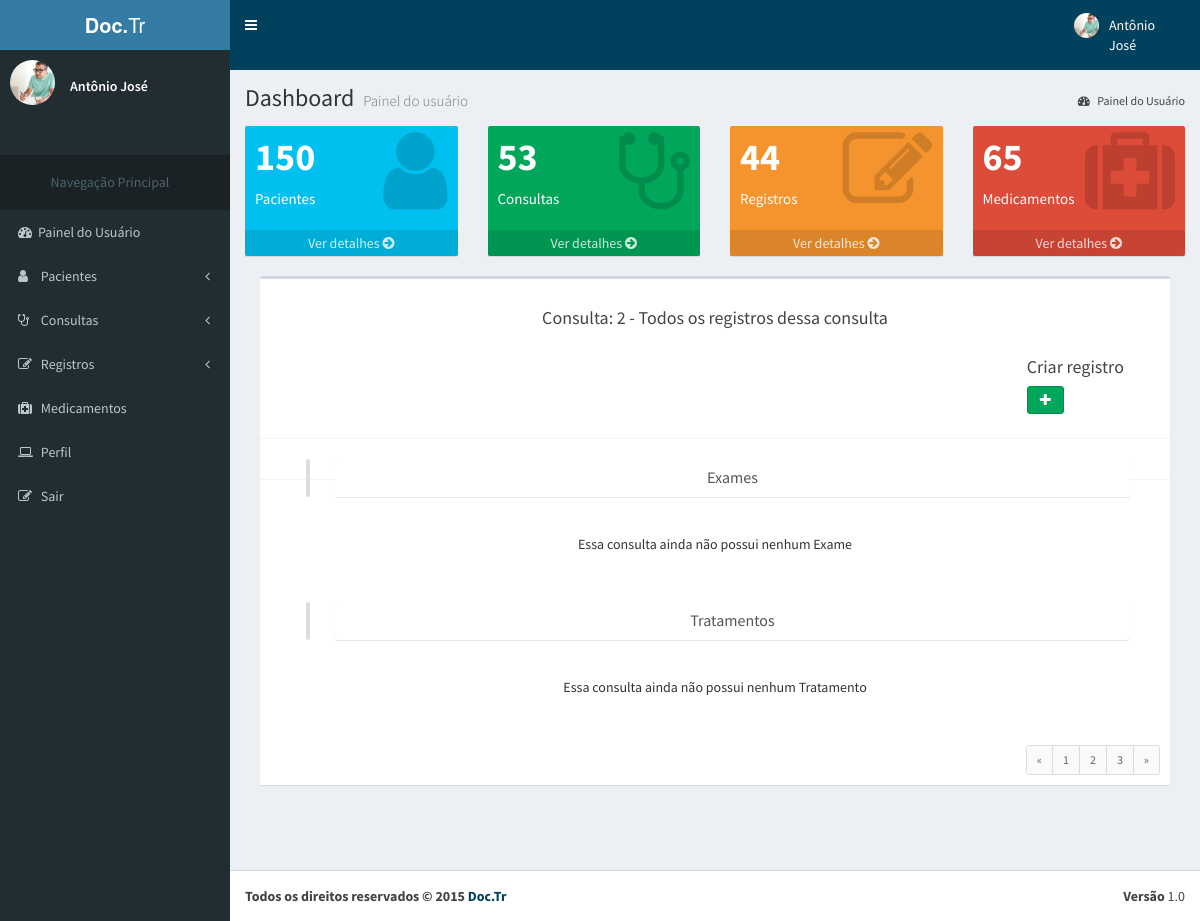
/consultas/2/consulta_detalhe (signed in), run on an earlier commit of the app's database.
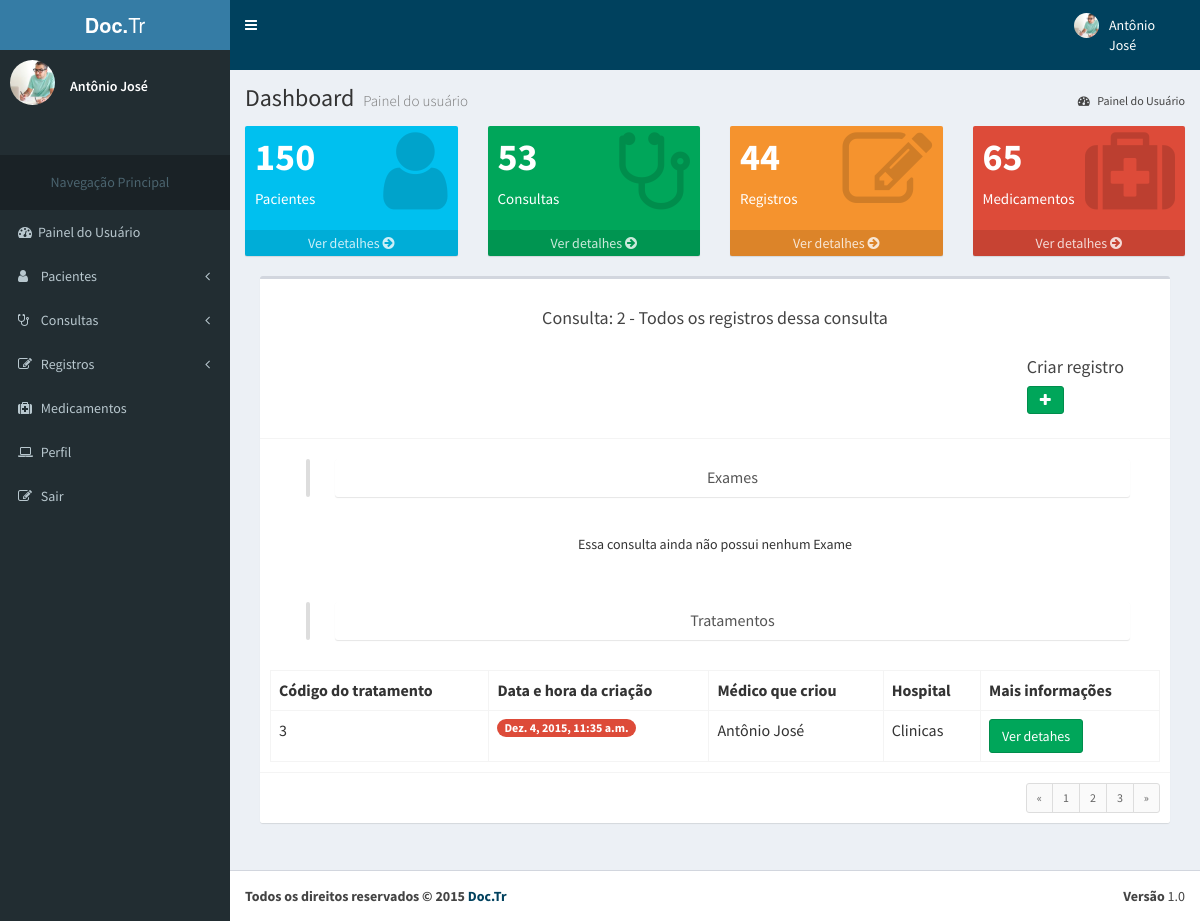
And on a later commit of the database.
### register/models.py (models this page shows, shortened)
class Register(models.Model):
    register_code = models.IntegerField('ID',primary_key=True, null=False, blank=False)
    about = models.TextField('Mais informações', blank = True)
    created_at = models.DateTimeField('Criado em', auto_now_add=True)
    updated_at = models.DateTimeField('Atualizado em', auto_now=True)
    slug = models.SlugField('Atalho', max_length = 150, editable=True)
    consult = models.ForeignKey("consult.Doctor_consult", verbose_name='Consulta',
        related_name='register_Consult'
    )
    class Meta:
        verbose_name = 'Registro'
        verbose_name_plural = 'Registros'
        ordering = ['register_code']

class Treatment(Register):
    medicine = models.ManyToManyField(Medicine, verbose_name='Medicamento',
        related_name='medicine_Treatment', blank=True
    )
    def __str__(self):
        return "Tratamento -> " + self.about or "Tratamento -> padrão"
    class Meta:
        verbose_name = 'Tratamento'
        verbose_name_plural = 'Tratamentos'

class Register(models.Model):
    register_code = models.IntegerField('ID',primary_key=True, null=False, blank=False)
    about = models.TextField('Mais informações', blank = True)
    created_at = models.DateTimeField('Criado em', auto_now_add=True)
    updated_at = models.DateTimeField('Atualizado em', auto_now=True)
    slug = models.SlugField('Atalho', max_length = 150, editable=True)
    consult = models.ForeignKey("consult.Doctor_consult", verbose_name='Consulta',
        related_name='register_Consult'
    )
    class Meta:
        verbose_name = 'Registro'
        verbose_name_plural = 'Registros'
        ordering = ['register_code']

### consult/models.py (models this page shows, shortened)
class Doctor_consult(models.Model):
    STATUS_CHOICES = (
        (0, 'Realizada'),
        (1, 'Pendente'),
        (2, 'Cancelada'),
        (3, 'Arquivada'),
    )
    doctor = models.ForeignKey('accounts.Doctor', verbose_name='Médico',
        related_name='doctor_consult_Doctor', on_delete=models.CASCADE
    )
    consult = models.ForeignKey(
        Consult, verbose_name='Consulta', related_name='doctor_consult_Consult', on_delete=models.CASCADE
    )
    patient = models.ForeignKey(
        Patient, verbose_name='Paciente',
        related_name='doctor_consult_Patient',blank = True, null=True, on_delete=models.CASCADE
    )
    status = models.IntegerField(
        'Situação', choices=STATUS_CHOICES, default=1, blank=True
    )
    created_at = models.DateTimeField('Criado em', auto_now_add=True)
    updated_at = models.DateTimeField('Atualizado em', auto_now=True)
    class Meta:
        verbose_name = 'Médico_Consulta'
        verbose_name_plural = 'Médicos_Consultas'
        unique_together = (('doctor', 'consult'),)

class Consult(models.Model):
    consult_code = models.CharField('Código da Consulta', max_length=100, null=False, unique=True, primary_key=True)
    consult_type = models.CharField('Tipo de Consulta', max_length = 100)
    hospital = models.CharField('Hospital', max_length= 50)
    slug = models.SlugField('Atalho', max_length = 150, editable=True)
    about = models.TextField('Mais informações', blank = True)
    date_consult = models.DateTimeField('Data que está marcada a Consulta',auto_now_add=True, blank=True, null=True)
    created_at = models.DateTimeField('Criado em', auto_now_add=True)
    updated_at = models.DateTimeField('Atualizado em', auto_now=True)
    doctor = models.ForeignKey(
        settings.AUTH_USER_MODEL, verbose_name='Médico',
        related_name='consult_médico'
    )
    class Meta:
        verbose_name = 'Consulta'
        verbose_name_plural = 'Consultas'
        ordering = ['consult_type']

### accounts/models.py (models this page shows, shortened)
class UserU(AbstractBaseUser, PermissionsMixin):
    name = models.CharField('name', max_length=100, blank=True,null=True)
    image = models.ImageField(upload_to= 'accounts/images', verbose_name='Imagem',null = True, blank = True)
    email = models.EmailField('E-mail', unique=True)
    phone = models.CharField('Telefone', max_length=100, blank=True,null=True)
    username = models.CharField('name de Usuário', unique=True, max_length=100)
    birth_data = models.CharField('Data de Nascimento', max_length=100,blank=True, null=True)
    sex = models.CharField('Sexo',max_length=1, choices=(('M', 'Masculino'), ('F', 'Feminino')), default='Masculino', blank=True)
    is_active = models.BooleanField('Está ativo?', blank=True, default=True)
    is_staff = models.BooleanField('É da equipe?', blank=True, default=False)
    date_joined = models.DateTimeField('Data de Entrada', auto_now_add=True)
    objects = UserManager()
    USERNAME_FIELD = 'username'
    REQUIRED_FIELDS = ['email','name']
    class Meta:
        verbose_name = 'Usuário'
        verbose_name_plural = 'Usuários'

### consult/views.py (the view)
# urls.py: url(r'^(?P<slug>[\w_-]+)/consulta_detalhe', 'consult.views.details_consult', name='details_consult'),
@login_required(redirect_field_name='login_obrigatorio')
def details_consult(request, slug):
	template_name = ''
	context = {}
	doctor = Doctor.objects.get(id = request.user.id)
	consult = get_object_or_404(Consult, slug = slug)
	treatment = Treatment.objects.all().filter(consult__consult = consult)
	exam = Exams.objects.all().filter(consult__consult = consult)
	print(treatment)
	template_name = 'details_consult.html'
	context['slug'] = slug
	context['treatments'] = treatment
	context['exams'] = exam
	return render(request, template_name,context)

### consult/templates/details_consult.html (shortened to what the changed rows need)
{% extends 'doctor/dashboard_doctor.html' %}
{% load static %}
      {% block content %}
        {% block shortcuts %}
            {{ block.super }}
            <div class="col-md-12">
              <div class="box">
                <br>
                <br>
                {% for treatment in treatments %}
                <div class="box-body">
                  <table class="table table-bordered">
                    <tr>
                      <th>Código do tratamento</th>
                      <th>Data e hora da criação</th>
                      <th>Médico que criou</th>
                      <th>Hospital</th>
                      <th>Mais informações</th>
                    </tr>
                    <tr>
                      <td>{{treatment.register_code}}</td>
                      <td><span class="badge bg-red">{{treatment.created_at}}</span></td>
                      <td>{{treatment.consult.doctor.name}}</td>
                      <td>{{treatment.consult.consult.hospital}}</td>
                      <td>
                        <div class="input-group">
                          <div class="input-group-btn">
                            <a href="{% url 'register:details_treatment' treatment.slug %}"><button class="btn btn-success" type="button">Ver detahes</button></a>
                          </div>
                        </div>
                      </td>
                    </tr>
                  </table>
                </div>
                {% empty %}
					<aside class="col-xs-10 col-xs-offset-1 espaco">
						<center><p><h5>Essa consulta ainda não possui nenhum Tratamento</h5></p></center>
                      <br>
                      <br>
					</aside>
                {% endfor %}
              </div>
            </div>
            </div>
            </div>
        {% endblock %}
      {% endblock %}

What changed in the data, as far as the page shows it:
added Treatment: register_code "3", created_at "Dez. 4, 2015, 11:35 a.m.", consult.doctor.name "Antônio José", consult.consult.hospital "Clinicas"
Also different on the page:
text no longer shown: "Essa consulta ainda não possui nenhum Tratamento"
